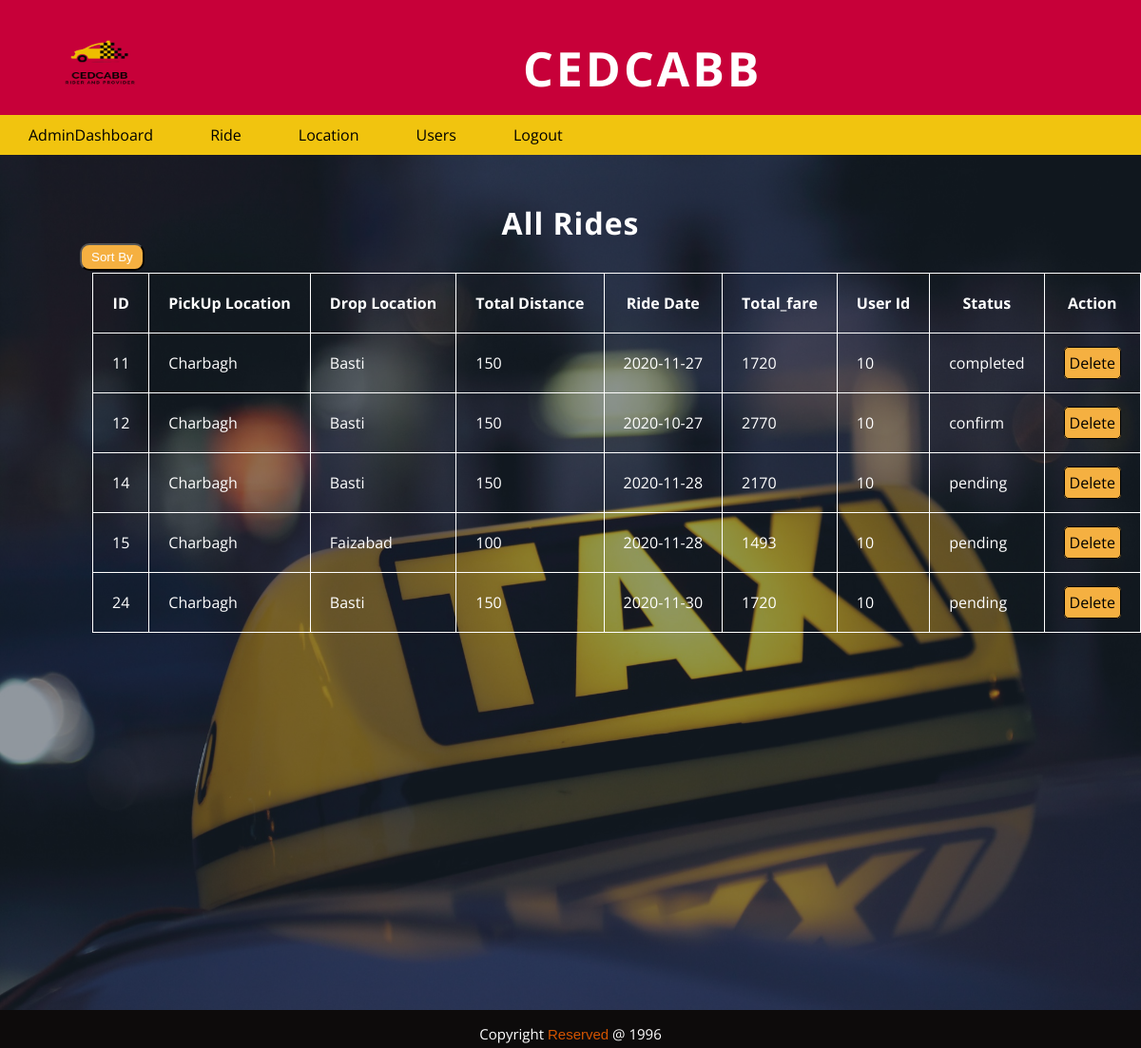
The page /Admin/All_rides.php on the database its author committed.
### tables this page shows
CREATE TABLE `rideTable` (
  `ride_id` int(50) NOT NULL,
  `ride_date` date NOT NULL DEFAULT current_timestamp(),
  `pickup` varchar(50) NOT NULL,
  `droplocation` varchar(50) NOT NULL,
  `cabType` varchar(50) NOT NULL,
  `total_distance` varchar(50) NOT NULL,
  `total_fare` int(50) NOT NULL,
  `status` int(50) NOT NULL,
  `user_id` int(50) NOT NULL
);

### Admin/config.php (called while the page is built, shortened)
<?php
class DB
{
    public function connect($host, $user, $pass, $dtb)
    {
        return $this->conn = mysqli_connect($host, $user, $pass, $dtb) or die('Could Not Connect.');
    }
}
class Ride extends DB
{
    public function All_ride($order)
    {
        $result = mysqli_query($this->conn, "SELECT * FROM rideTable ORDER BY $order");
        if (mysqli_num_rows($result) > 0) {
            return $result;
        }
    }
}

### Admin/All_rides.php (the view, shortened to what this page needs)
<?php
require 'header.php';
require 'config.php';
$db = new Ride();
$db->connect('localhost', 'root', '', 'CabBooking');
?>
<?php if (isset($_GET['sort'])) {
    $sort = $_GET['sort'];
} else {
    $sort = 'ride_id';
}
$sql = $db->All_ride($sort);
?>
<body class="admintop">
    <div class="adminbody">
        <img src="../images/taxi4.jpg" alt="">
        <div id="AdminWelcomeQuote">
            <h1>All Rides</h1>
            <div class="dropdown sort">
                <button class="dropbtn sortbtn">Sort By</button>
            </div>
        </div>
        <table id="LocationTable" class="ridetable">
            <tr>
                <th>ID</th>
                <th>PickUp Location</th>
                <th>Drop Location</th>
                <th>Total Distance</th>
                <th>Ride Date</th>
                <th>Total_fare</th>
                <th>User Id</th>
                <th>Status</th>
                <th>Action</th>
            </tr>
            <?php if (isset($sql)) {
                foreach ($sql as $key) { ?>
                    <tr>
                        <td id="td"><?php echo $key['ride_id'] ?></td>
                        <td id="td"><?php echo $key['pickup'] ?></td>
                        <td id="td"><?php echo $key['droplocation'] ?></td>
                        <td id="td"><?php echo $key['total_distance'] ?></td>
                        <td id="td"><?php echo $key['ride_date'] ?></td>
                        <td id="td"><?php echo $key['total_fare'] ?></td>
                        <td id="td"><?php echo $key['user_id'] ?></td>
                        <td id="td"><?php if ($key['status'] == '2') {
                                        echo "completed";
                                    } elseif ($key['status'] == '1') {
                                        echo "pending";
                                    } else {
                                        echo "confirm";
                                    } ?></td>
                        <td><a href="pending_ride.php?delid=<?php echo $key['user_id'] ?>">Delete</a></td>
                    </tr>
            <?php }
            } ?>
        </table>
    </div>
    <?php require 'footer.php' ?>
</body>

### style.css (style rules this page uses)
.admintop { height: 900px; margin: 0; padding: 0; font-family: 'Open Sans', sans-serif; background-color: rgba(33, 47, 61 ); }
.adminbody { height: 900px; }
.adminbody img { width: 100%; font-family: Verdana; position: absolute; z-index: -3; opacity: 0.5; height: 900px; }
#AdminWelcomeQuote h1 { position: relative; margin: 0; color: white; text-align: center; padding-top: 50px; letter-spacing: 1px; }
#LocationTable { border: 1px solid white; border-collapse: collapse; transform: translate(97px,2px); }
#LocationTable tr td,th { border: 1px solid white; padding: 20px; }
#LocationTable td a,#update { text-decoration: none; color: black; border: 1px solid black; background-color: #F5B041 ; border-radius: 5px; padding: 5px; }
#LocationTable th { color: white; }
#td { color: white; }
.sort { margin-left: 7%; display: inline-block; }
.sortbtn { background-color: #F5B041; color: white; padding: 5px 10px; border-radius: 10px; }

### rows shown on the page
ridetable: ride_id "11", pickup "Charbagh", droplocation "Basti", total_distance "150", ride_date "2020-11-27", total_fare "1720", user "10", status "completed"
ridetable: ride_id "12", pickup "Charbagh", droplocation "Basti", total_distance "150", ride_date "2020-10-27", total_fare "2770", user "10", status "confirm"
ridetable: ride_id "14", pickup "Charbagh", droplocation "Basti", total_distance "150", ride_date "2020-11-28", total_fare "2170", user "10", status "pending"
ridetable: ride_id "15", pickup "Charbagh", droplocation "Faizabad", total_distance "100", ride_date "2020-11-28", total_fare "1493", user "10", status "pending"
ridetable: ride_id "24", pickup "Charbagh", droplocation "Basti", total_distance "150", ride_date "2020-11-30", total_fare "1720", user "10", status "pending"
